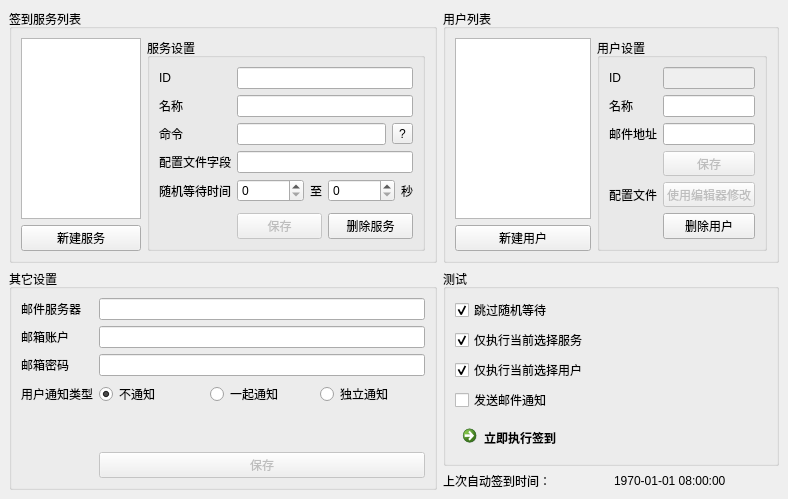
<?xml version="1.0" encoding="UTF-8"?>
<ui version="4.0">
 <class>MainWindow</class>
 <widget class="QMainWindow" name="MainWindow">
  <property name="geometry">
   <rect>
    <x>0</x>
    <y>0</y>
    <width>788</width>
    <height>466</height>
   </rect>
  </property>
  <property name="windowTitle">
   <string>AutoCheckinManager - Config</string>
  </property>
  <widget class="QWidget" name="centralwidget">
   <layout class="QGridLayout" name="gridLayout">
    <item row="0" column="0">
     <widget class="QGroupBox" name="groupBox">
      <property name="title">
       <string>签到服务列表</string>
      </property>
      <layout class="QHBoxLayout" name="horizontalLayout">
       <item>
        <layout class="QVBoxLayout" name="verticalLayout_2">
         <item>
          <widget class="QListWidget" name="lw_service"/>
         </item>
         <item>
          <widget class="QPushButton" name="pb_new_service">
           <property name="text">
            <string>新建服务</string>
           </property>
          </widget>
         </item>
        </layout>
       </item>
       <item>
        <widget class="QGroupBox" name="groupBox_2">
         <property name="title">
          <string>服务设置</string>
         </property>
         <layout class="QGridLayout" name="gridLayout_3">
          <item row="0" column="0">
           <widget class="QLabel" name="lb_service_id">
            <property name="text">
             <string>ID</string>
            </property>
           </widget>
          </item>
          <item row="2" column="0">
           <widget class="QLabel" name="lb_service_command">
            <property name="text">
             <string>命令</string>
            </property>
           </widget>
          </item>
          <item row="6" column="1">
           <layout class="QHBoxLayout" name="horizontalLayout_6">
            <item>
             <widget class="QPushButton" name="pb_save_service">
              <property name="enabled">
               <bool>false</bool>
              </property>
              <property name="text">
               <string>保存</string>
              </property>
             </widget>
            </item>
            <item>
             <widget class="QPushButton" name="pb_delete_service">
              <property name="palette">
               <palette>
                <active>
                 <colorrole role="ButtonText">
                  <brush brushstyle="SolidPattern">
                   <color alpha="255">
                    <red>255</red>
                    <green>0</green>
                    <blue>0</blue>
                   </color>
                  </brush>
                 </colorrole>
                </active>
                <inactive>
                 <colorrole role="ButtonText">
                  <brush brushstyle="SolidPattern">
                   <color alpha="255">
                    <red>0</red>
                    <green>0</green>
                    <blue>0</blue>
                   </color>
                  </brush>
                 </colorrole>
                </inactive>
                <disabled>
                 <colorrole role="ButtonText">
                  <brush brushstyle="SolidPattern">
                   <color alpha="255">
                    <red>120</red>
                    <green>120</green>
                    <blue>120</blue>
                   </color>
                  </brush>
                 </colorrole>
                </disabled>
               </palette>
              </property>
              <property name="text">
               <string>删除服务</string>
              </property>
             </widget>
            </item>
           </layout>
          </item>
          <item row="4" column="0">
           <widget class="QLabel" name="lb_service_wait_time">
            <property name="text">
             <string>随机等待时间</string>
            </property>
           </widget>
          </item>
          <item row="1" column="0">
           <widget class="QLabel" name="lb_service_name">
            <property name="text">
             <string>名称</string>
            </property>
           </widget>
          </item>
          <item row="4" column="1">
           <layout class="QHBoxLayout" name="horizontalLayout_5">
            <item>
             <widget class="QSpinBox" name="sb_wait_time_min">
              <property name="maximum">
               <number>2147483647</number>
              </property>
             </widget>
            </item>
            <item>
             <widget class="QLabel" name="lb_to">
              <property name="text">
               <string>至</string>
              </property>
             </widget>
            </item>
            <item>
             <widget class="QSpinBox" name="sb_wait_time_max">
              <property name="maximum">
               <number>2147483647</number>
              </property>
             </widget>
            </item>
            <item>
             <widget class="QLabel" name="lb_second">
              <property name="text">
               <string>秒</string>
              </property>
             </widget>
            </item>
           </layout>
          </item>
          <item row="3" column="0">
           <widget class="QLabel" name="lb_service_config_key">
            <property name="text">
             <string>配置文件字段</string>
            </property>
           </widget>
          </item>
          <item row="0" column="1">
           <widget class="QLineEdit" name="le_service_id">
            <property name="enabled">
             <bool>true</bool>
            </property>
           </widget>
          </item>
          <item row="5" column="1">
           <spacer name="verticalSpacer">
            <property name="orientation">
             <enum>Qt::Vertical</enum>
            </property>
            <property name="sizeHint" stdset="0">
             <size>
              <width>20</width>
              <height>40</height>
             </size>
            </property>
           </spacer>
          </item>
          <item row="1" column="1">
           <widget class="QLineEdit" name="le_service_name"/>
          </item>
          <item row="3" column="1">
           <widget class="QLineEdit" name="le_service_config_key"/>
          </item>
          <item row="2" column="1">
           <layout class="QHBoxLayout" name="horizontalLayout_11">
            <item>
             <widget class="QLineEdit" name="le_service_command"/>
            </item>
            <item>
             <widget class="QToolButton" name="pb_service_command_help">
              <property name="text">
               <string>?</string>
              </property>
             </widget>
            </item>
           </layout>
          </item>
         </layout>
        </widget>
       </item>
      </layout>
     </widget>
    </item>
    <item row="0" column="1">
     <widget class="QGroupBox" name="groupBox_3">
      <property name="title">
       <string>用户列表</string>
      </property>
      <layout class="QHBoxLayout" name="horizontalLayout_4">
       <item>
        <layout class="QVBoxLayout" name="verticalLayout_3">
         <item>
          <widget class="QListWidget" name="lw_user"/>
         </item>
         <item>
          <widget class="QPushButton" name="pb_new_user">
           <property name="text">
            <string>新建用户</string>
           </property>
          </widget>
         </item>
        </layout>
       </item>
       <item>
        <widget class="QGroupBox" name="groupBox_4">
         <property name="title">
          <string>用户设置</string>
         </property>
         <layout class="QGridLayout" name="gridLayout_4">
          <item row="7" column="1">
           <widget class="QPushButton" name="pb_edit_user_config">
            <property name="enabled">
             <bool>false</bool>
            </property>
            <property name="text">
             <string>使用编辑器修改</string>
            </property>
           </widget>
          </item>
          <item row="0" column="0">
           <widget class="QLabel" name="lb_user_id">
            <property name="text">
             <string>ID</string>
            </property>
           </widget>
          </item>
          <item row="7" column="0">
           <widget class="QLabel" name="lb_user_config">
            <property name="text">
             <string>配置文件</string>
            </property>
           </widget>
          </item>
          <item row="9" column="1">
           <widget class="QPushButton" name="pb_delete_user">
            <property name="palette">
             <palette>
              <active>
               <colorrole role="ButtonText">
                <brush brushstyle="SolidPattern">
                 <color alpha="255">
                  <red>255</red>
                  <green>0</green>
                  <blue>0</blue>
                 </color>
                </brush>
               </colorrole>
              </active>
              <inactive>
               <colorrole role="ButtonText">
                <brush brushstyle="SolidPattern">
                 <color alpha="255">
                  <red>0</red>
                  <green>0</green>
                  <blue>0</blue>
                 </color>
                </brush>
               </colorrole>
              </inactive>
              <disabled>
               <colorrole role="ButtonText">
                <brush brushstyle="SolidPattern">
                 <color alpha="255">
                  <red>120</red>
                  <green>120</green>
                  <blue>120</blue>
                 </color>
                </brush>
               </colorrole>
              </disabled>
             </palette>
            </property>
            <property name="text">
             <string>删除用户</string>
            </property>
           </widget>
          </item>
          <item row="4" column="0">
           <widget class="QLabel" name="lb_user_email">
            <property name="text">
             <string>邮件地址</string>
            </property>
           </widget>
          </item>
          <item row="6" column="1">
           <spacer name="verticalSpacer_2">
            <property name="orientation">
             <enum>Qt::Vertical</enum>
            </property>
            <property name="sizeHint" stdset="0">
             <size>
              <width>20</width>
              <height>40</height>
             </size>
            </property>
           </spacer>
          </item>
          <item row="4" column="1">
           <widget class="QLineEdit" name="le_user_email"/>
          </item>
          <item row="0" column="1">
           <widget class="QLineEdit" name="le_user_id">
            <property name="enabled">
             <bool>false</bool>
            </property>
           </widget>
          </item>
          <item row="1" column="1">
           <widget class="QLineEdit" name="le_user_name"/>
          </item>
          <item row="1" column="0">
           <widget class="QLabel" name="lb_user_name">
            <property name="text">
             <string>名称</string>
            </property>
           </widget>
          </item>
          <item row="5" column="1">
           <widget class="QPushButton" name="pb_save_user">
            <property name="enabled">
             <bool>false</bool>
            </property>
            <property name="text">
             <string>保存</string>
            </property>
           </widget>
          </item>
         </layout>
        </widget>
       </item>
      </layout>
     </widget>
    </item>
    <item row="1" column="0">
     <widget class="QGroupBox" name="groupBox_5">
      <property name="title">
       <string>其它设置</string>
      </property>
      <layout class="QGridLayout" name="gridLayout_5">
       <item row="1" column="1">
        <widget class="QLineEdit" name="le_email_account"/>
       </item>
       <item row="5" column="1">
        <widget class="QPushButton" name="pb_save_config">
         <property name="enabled">
          <bool>false</bool>
         </property>
         <property name="text">
          <string>保存</string>
         </property>
        </widget>
       </item>
       <item row="2" column="0">
        <widget class="QLabel" name="lb_email_password">
         <property name="text">
          <string>邮箱密码</string>
         </property>
        </widget>
       </item>
       <item row="0" column="1">
        <widget class="QLineEdit" name="le_email_server"/>
       </item>
       <item row="0" column="0">
        <widget class="QLabel" name="lb_email_server">
         <property name="text">
          <string>邮件服务器</string>
         </property>
        </widget>
       </item>
       <item row="2" column="1">
        <widget class="QLineEdit" name="le_email_password">
         <property name="echoMode">
          <enum>QLineEdit::Password</enum>
         </property>
        </widget>
       </item>
       <item row="1" column="0">
        <widget class="QLabel" name="lb_email_account">
         <property name="text">
          <string>邮箱账户</string>
         </property>
        </widget>
       </item>
       <item row="3" column="0">
        <widget class="QLabel" name="lb_notice_type">
         <property name="text">
          <string>用户通知类型</string>
         </property>
        </widget>
       </item>
       <item row="3" column="1">
        <layout class="QHBoxLayout" name="horizontalLayout_9">
         <item>
          <widget class="QRadioButton" name="rb_no_notice">
           <property name="text">
            <string>不通知</string>
           </property>
           <property name="checked">
            <bool>true</bool>
           </property>
          </widget>
         </item>
         <item>
          <widget class="QRadioButton" name="rb_all_notice">
           <property name="text">
            <string>一起通知</string>
           </property>
           <property name="checked">
            <bool>false</bool>
           </property>
          </widget>
         </item>
         <item>
          <widget class="QRadioButton" name="rb_div_notice">
           <property name="text">
            <string>独立通知</string>
           </property>
           <property name="checked">
            <bool>false</bool>
           </property>
          </widget>
         </item>
        </layout>
       </item>
       <item row="4" column="1">
        <spacer name="verticalSpacer_3">
         <property name="orientation">
          <enum>Qt::Vertical</enum>
         </property>
         <property name="sizeHint" stdset="0">
          <size>
           <width>20</width>
           <height>40</height>
          </size>
         </property>
        </spacer>
       </item>
      </layout>
     </widget>
    </item>
    <item row="1" column="1">
     <layout class="QVBoxLayout" name="verticalLayout">
      <item>
       <widget class="QGroupBox" name="groupBox_6">
        <property name="title">
         <string>测试</string>
        </property>
        <layout class="QVBoxLayout" name="verticalLayout_4">
         <item>
          <widget class="QCheckBox" name="cb_skip_wait">
           <property name="text">
            <string>跳过随机等待</string>
           </property>
           <property name="checked">
            <bool>true</bool>
           </property>
          </widget>
         </item>
         <item>
          <widget class="QCheckBox" name="cb_only_choose_service">
           <property name="text">
            <string>仅执行当前选择服务</string>
           </property>
           <property name="checked">
            <bool>true</bool>
           </property>
          </widget>
         </item>
         <item>
          <widget class="QCheckBox" name="cb_only_choose_user">
           <property name="text">
            <string>仅执行当前选择用户</string>
           </property>
           <property name="checked">
            <bool>true</bool>
           </property>
          </widget>
         </item>
         <item>
          <widget class="QCheckBox" name="cb_send_email_notice">
           <property name="text">
            <string>发送邮件通知</string>
           </property>
          </widget>
         </item>
         <item>
          <widget class="QCommandLinkButton" name="pb_run_checkin">
           <property name="text">
            <string>立即执行签到</string>
           </property>
          </widget>
         </item>
        </layout>
       </widget>
      </item>
      <item>
       <layout class="QHBoxLayout" name="horizontalLayout_3">
        <item>
         <widget class="QLabel" name="lb_last_checkin_time_tip">
          <property name="text">
           <string>上次自动签到时间：</string>
          </property>
         </widget>
        </item>
        <item>
         <widget class="QLabel" name="lb_last_checkin_time">
          <property name="text">
           <string>1970-01-01 08:00:00</string>
          </property>
         </widget>
        </item>
       </layout>
      </item>
     </layout>
    </item>
   </layout>
  </widget>
 </widget>
 <resources/>
 <connections/>
</ui>
